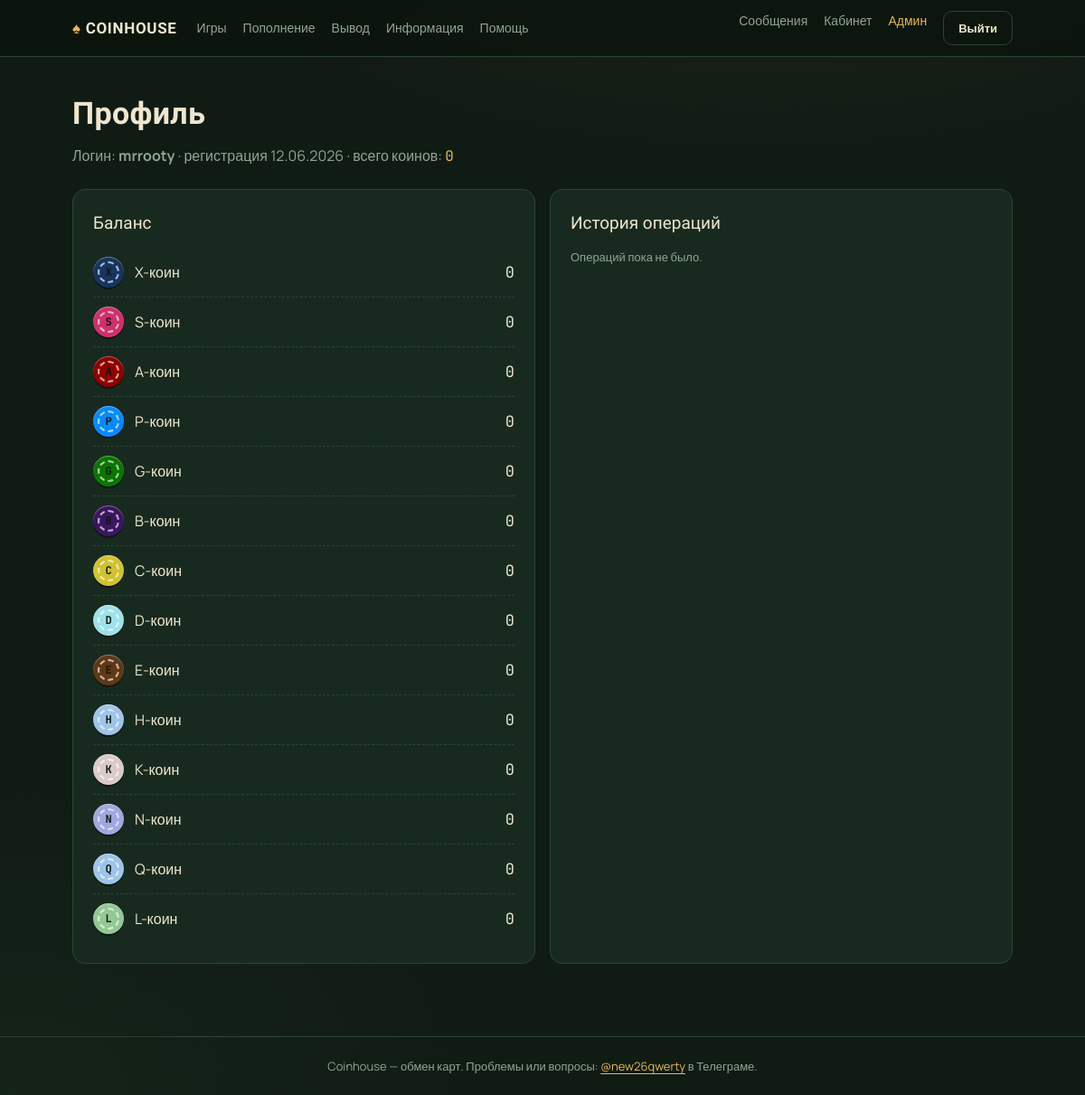
/profile/ (signed in), run on the app's committed database.
### core/models.py (models this page shows, shortened)
class Balance(models.Model):
    user = models.ForeignKey(settings.AUTH_USER_MODEL, on_delete=models.CASCADE, related_name="balances")
    coin = models.ForeignKey(CoinType, on_delete=models.CASCADE)
    amount = models.PositiveIntegerField(default=0)
    class Meta:
        unique_together = ("user", "coin")
        ordering = ["coin__order"]

class CoinType(models.Model):
    code = models.CharField(max_length=2, unique=True)
    name = models.CharField(max_length=40, blank=True)
    order = models.PositiveSmallIntegerField(default=0)
    class Meta:
        ordering = ["order"]

### core/views.py (the view)
# urls.py: path("profile/", views.profile, name="profile"),
@login_required
def profile(request):
    balances = get_balances(request.user)
    txs = request.user.transactions.select_related("coin")[:30]
    return render(request, "profile.html", {
        "balances": balances,
        "total": sum(b.amount for b in balances),
        "transactions": txs,
    })

### core/context_processors.py (called while the page is built)
def unread_messages(request):
    if request.user.is_authenticated:
        return {"unread_count": request.user.site_messages.filter(is_read=False).count()}
    return {"unread_count": 0}

def panel_pending(request):
    if request.user.is_authenticated and request.user.is_staff:
        from .models import CoinRequest
        return {"panel_pending": CoinRequest.objects.filter(status__in=["pending", "awaiting"]).count()}
    return {"panel_pending": 0}

### core/models.py (called while the page is built)
def get_balances(user):
    coins = list(CoinType.objects.all())
    existing = {b.coin_id: b for b in user.balances.select_related("coin")}
    missing = [Balance(user=user, coin=c) for c in coins if c.id not in existing]
    if missing:
        Balance.objects.bulk_create(missing, ignore_conflicts=True)
        existing = {b.coin_id: b for b in user.balances.select_related("coin")}
    return [existing[c.id] for c in coins if c.id in existing]

### templates/profile.html (shortened to what this page needs)
{% extends 'base.html' %}
{% block content %}
<h1>Профиль</h1>
<p class="sub">Логин: <b>{{ user.username }}</b> · регистрация {{ user.date_joined|date:"d.m.Y" }} · всего коинов: <span class="mono" style="color:var(--gold)">{{ total }}</span></p>
<div class="grid cols-2">
  <div class="card">
    <h2 style="margin-top:0">Баланс</h2>
    {% for b in balances %}
      <div class="balance-row"><span class="chip sm" data-c="{{ b.coin.code }}">{{ b.coin.code }}</span> {{ b.coin.name }} <span class="amt">{{ b.amount }}</span></div>
    {% endfor %}
  </div>
  <div class="card">
    <h2 style="margin-top:0">История операций</h2>
    {% if transactions %}
    <table>
      <tr><th>Дата</th><th>Операция</th><th>Изменение</th></tr>
      {% for t in transactions %}
      <tr>
        <td class="mono">{{ t.created_at|date:"d.m H:i" }}</td>
        <td>{{ t.reason }}</td>
        <td class="mono" style="color:{% if t.delta > 0 %}var(--green){% else %}var(--red){% endif %}">{% if t.delta > 0 %}+{% endif %}{{ t.delta }} {{ t.coin.code }}</td>
      </tr>
      {% endfor %}
    </table>
    {% else %}<p class="helper">Операций пока не было.</p>{% endif %}
  </div>
</div>
{% endblock %}

### static/css/style.css (style rules this page uses)
:root { --bg:#101b14; --bg2:#0b140e; --surface:#182a1f; --surface2:#1f3527; --line:#2a4434; --gold:#e3b958; --gold-soft:#caa44e; --cream:#efe6cf; --muted:#8fa593; --red:#c8553d; --green:#6fbf73; --radius:14px; --font-display:'Unbounded',sans-serif; --font-body:'Manrope',sans-serif; --font-mono:'JetBrains Mono',monospace; }
* { box-sizing:border-box;margin:0;padding:0 }
html { scroll-behavior:smooth }
body { font-family:var(--font-body);color:var(--cream); background: radial-gradient(1100px 500px at 70% -10%, rgba(227,185,88,.07), transparent 60%), radial-gradient(900px 600px at 0% 100%, rgba(111,191,115,.05), transparent 60%), var(--bg); min-height:100vh;line-height:1.55; }
h1 { font-family:var(--font-display);font-weight:600;font-size:clamp(24px,4vw,34px);letter-spacing:.01em;margin-bottom:8px }
h2 { font-family:var(--font-display);font-weight:500;font-size:19px;margin:28px 0 12px }
.sub { color:var(--muted);max-width:60ch;margin-bottom:24px }
.card { background:var(--surface);border:1px solid var(--line);border-radius:var(--radius);padding:22px }
.grid { display:grid;gap:16px }
.grid.cols-2 { grid-template-columns:repeat(auto-fit,minmax(280px,1fr)) }
.chip { display:inline-flex;align-items:center;justify-content:center; width:46px;height:46px;border-radius:50%; font-family:var(--font-mono);font-weight:700;font-size:15px; position:relative;color:#10160f; box-shadow:0 2px 0 rgba(0,0,0,.45), inset 0 1px 0 rgba(255,255,255,.35); background:var(--c,#cfcfcf); flex:0 0 auto; }
.chip::after { content:"";position:absolute;inset:5px;border-radius:50%; border:2px dashed rgba(255,255,255,.65); }
.chip.sm { width:34px;height:34px;font-size:12px }
.chip[data-c="X"] { --c:#16355F }
.chip[data-c="S"] { --c:#CF306D }
.chip[data-c="A"] { --c:#8F0000 }
.chip[data-c="P"] { --c:#058BFF }
.chip[data-c="G"] { --c:#0C7500 }
.chip[data-c="B"] { --c:#3B1660 }
.chip[data-c="C"] { --c:#D0C22F }
.chip[data-c="D"] { --c:#9FE1E9 }
.chip[data-c="E"] { --c:#603816 }
.chip[data-c="H"] { --c:#9fc4e8 }
.chip[data-c="K"] { --c:#DBCACA }
.chip[data-c="N"] { --c:#a0a8e0 }
.chip[data-c="Q"] { --c:#9fc4e8 }
.chip[data-c="L"] { --c:#93C896 }
.balance-row { display:flex;align-items:center;gap:12px;padding:10px 0;border-bottom:1px dashed var(--line) }
.balance-row:last-child { border-bottom:none }
.balance-row .amt { margin-left:auto;font-family:var(--font-mono);font-size:17px }
.helper { font-size:13px;color:var(--muted) }
.mono { font-family:var(--font-mono) }

### data on the page
Balance: coin.code "X", coin.name "X-коин", amount "0"
Balance: coin.code "S", coin.name "S-коин", amount "0"
Balance: coin.code "A", coin.name "A-коин", amount "0"
Balance: coin.code "P", coin.name "P-коин", amount "0"
Balance: coin.code "G", coin.name "G-коин", amount "0"
Balance: coin.code "B", coin.name "B-коин", amount "0"
Balance: coin.code "C", coin.name "C-коин", amount "0"
Balance: coin.code "D", coin.name "D-коин", amount "0"
Balance: coin.code "E", coin.name "E-коин", amount "0"
Balance: coin.code "H", coin.name "H-коин", amount "0"
Balance: coin.code "K", coin.name "K-коин", amount "0"
Balance: coin.code "N", coin.name "N-коин", amount "0"
Balance: coin.code "Q", coin.name "Q-коин", amount "0"
Balance: coin.code "L", coin.name "L-коин", amount "0"

### other printed values
{{ user.username }} "mrrooty"
{{ user.date_joined|date:"d.m.Y" }} "12.06.2026"
{{ total }} "0"
